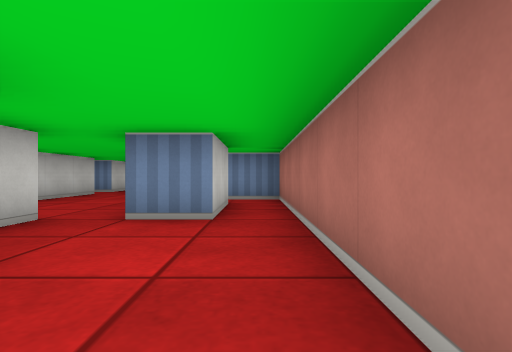
view 1 (above)

12 first-person views from a walk through a cub3D maze. The camera is about half as high as the walls, looks level and sees 80° across. The floor is counted in squares. Each view is taken from the middle of a square. On the plan, view 1 faces up. The plan holds only what a view shows up to about 9 squares ahead; the rest is blank.

view 2
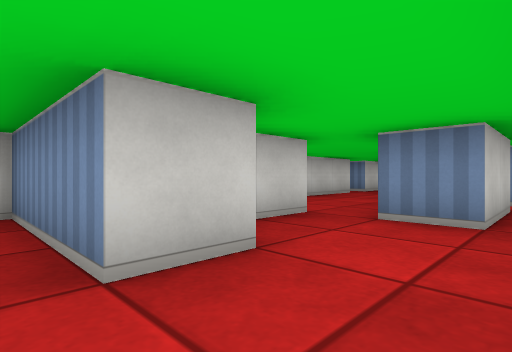

view 3
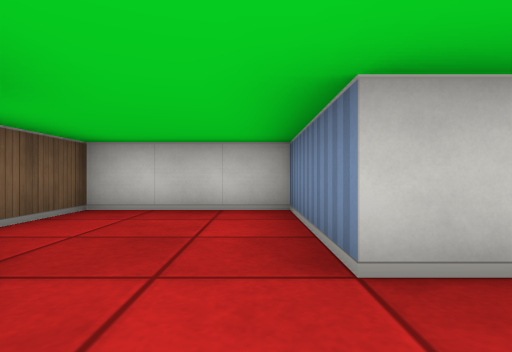

view 4
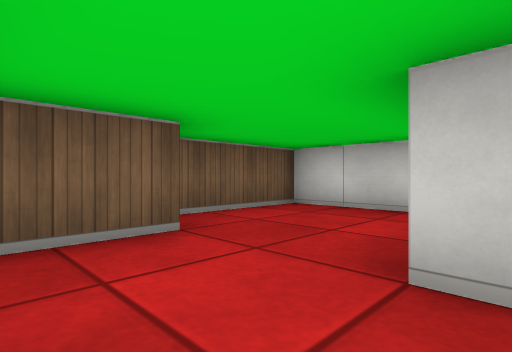

view 5
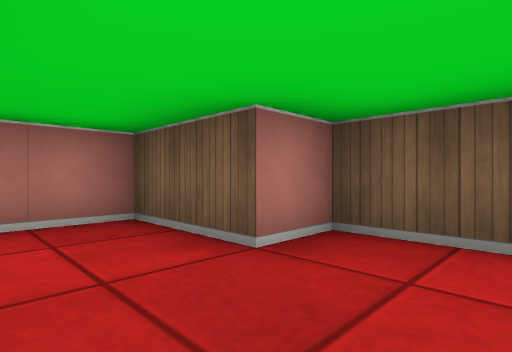

view 6
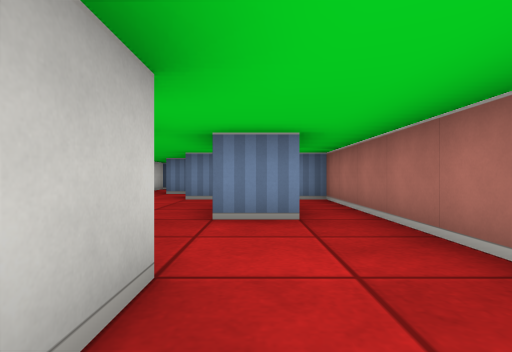

view 7
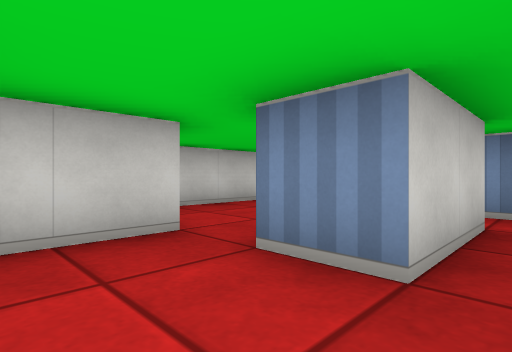

view 8
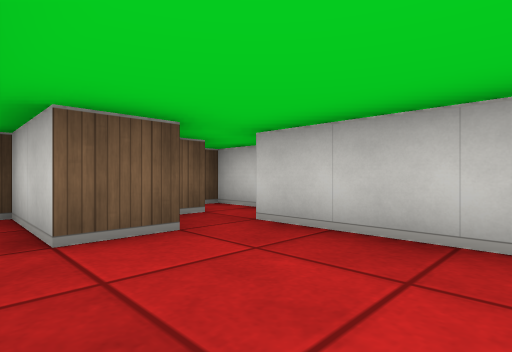

view 9
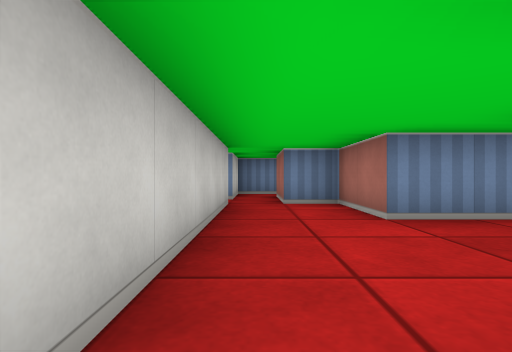

view 10
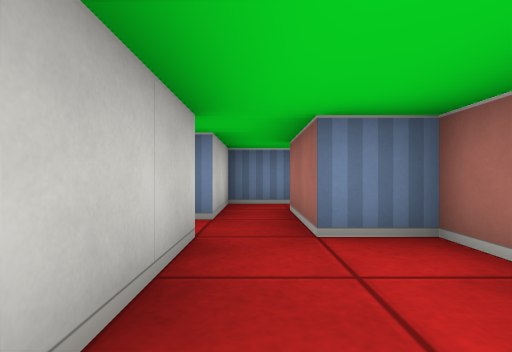

view 11
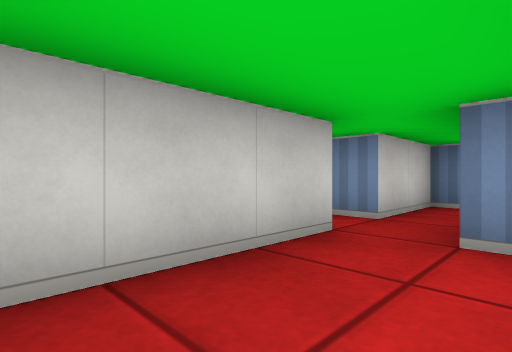

view 12
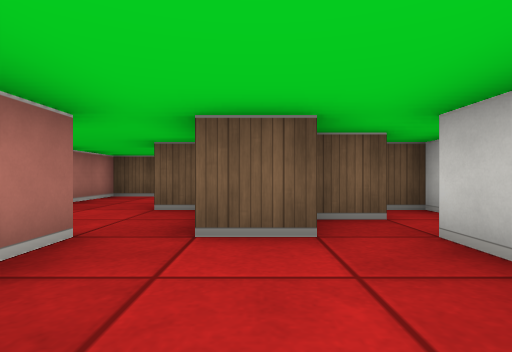

### Floor plan
Ten units are one square. View 1 is at (0, 0); x grows to the right and y downward. Boxes are objects, and circles mark ways between rooms. Rooms are numbered by the first view taken in them; rooms with no view inside come last. Other rooms are left out.
<svg viewBox="-60 -91 70 121">
<path fill="none" stroke="#000" d="M-25 -35 -25 -15 -15 -15 -15 -5 -45 -5 -45 25 -15 25 -15 15 5 15 5 -35M-5 -35 -15 -35M-35 -35 -25 -35M-15 -35 -15 -42M-15 -65 -25 -65 -25 -85 -35 -85M-45 -25 -36 -25M-55 -25 -55 -15 -49 -15M-45 -86 -45 -35M-5 -55 -5 -35M5 -35 5 -65 -15 -65"/>
<circle cx="-20" cy="-30" r="3" fill="#2a7"/>
<circle cx="0" cy="-45" r="3" fill="#2a7"/>
<circle cx="-10" cy="-60" r="3" fill="#2a7"/>
<text x="-20" y="0">1</text>
<text x="-30" y="-50">2</text>
<text x="0" y="-50">3</text>
</svg>
Room 1 opens to room 2. Room 1 opens to room 3. Room 2 opens to room 3.

Where each view was taken, in squares from view 1:
view 1: 0 up, 0 right, facing up
view 2: 0 up, 0 right, facing up-left
view 3: 0 up, 0 right, facing left
view 4: 1 up, 0 right, facing down-left
view 5: 0 up, 3 left, facing down-right
view 6: 0 up, 1 left, facing up
view 7: 2 up, 0 right, facing up-left
view 8: 6 up, 2 left, facing down-left
view 9: 3 up, 4 left, facing up
view 10: 6 up, 4 left, facing up
view 11: 6 up, 3 left, facing up-left
view 12: 6 up, 3 left, facing down
